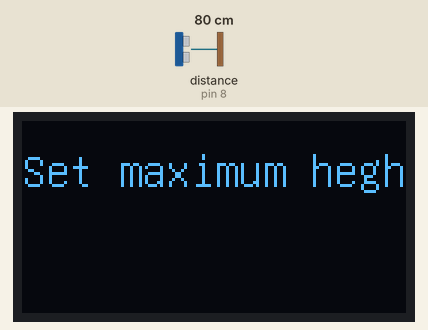
This sketch was run on a simulated Arduino Uno, built with avr-gcc and run on an emulated ATmega328P. Shown: 128×64 one-colour display. Wiring (inferred from the names in the program): ultrasonic range finder: trigger pin 7; echo pin 8. The test bench sets the inputs (shaded band); at power-on: distance to the obstacle (sensor on pin 8) 80 cm. The echo pulse lasts 58.3 µs per cm; what the sketch prints to the serial monitor is not drawn.

Above: at 0.5 s.
At 6.8 s:
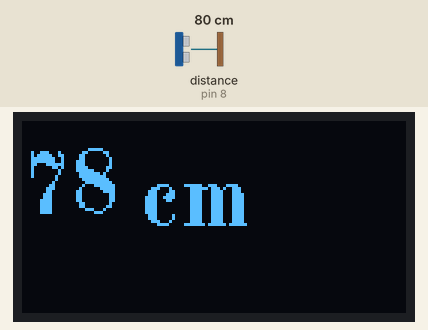
6.9 s: distance to the obstacle (sensor on pin 8) set to 60 cm
At 9.6 s:
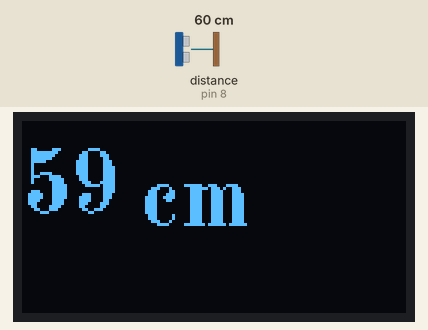
9.9 s: distance to the obstacle (sensor on pin 8) set to 2 cm
At 13.8 s:
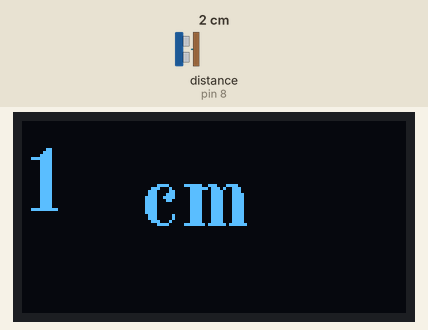
14.1 s: distance to the obstacle (sensor on pin 8) set to 4 cm
At 18.1 s:
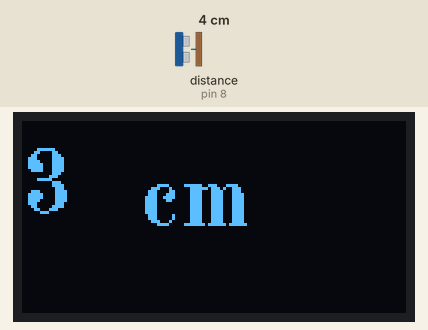
Timing chart, 0 to 19.6 s (numbered marks = the images above; inputs shaded):
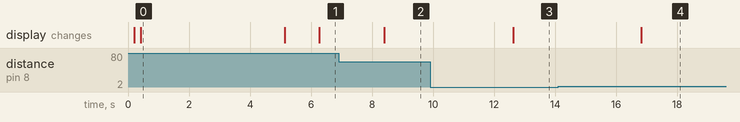

Measured:
- after the input at 6.9 s, the display: changes after 1.5 s (image 2)
- after the input at 9.9 s, the display: changes after 2.7 s (image 3)
- after the input at 14.1 s, the display: changes after 2.7 s (image 4)
- what the display in image 0 shows lasts 4.7 s, from 0.4 s to 5.1 s

The sketch:

heightMeasurement.ino
```cpp
#include "U8glib.h"
U8GLIB_SSD1306_128X64 u8g(U8G_I2C_OPT_NO_ACK);
int trigpin = 7;
int echopin = 8;
int duration;
int duration2;
int height;
float placing_height;
int obstruction;

void draw(int h) {
  // graphic commands to redraw the complete screen should be placed here
 // u8g.setFont(u8g_font_unifont);
  char cHeight[10];       // array of values that is required to make sure the OLED displays numbers.
  u8g.setFont(u8g_font_osb21);
  itoa(h,cHeight,10);
  u8g.drawStr( 0, 22,cHeight);
}

void setup() {
   // picture loop
  u8g.firstPage();
  do {
     u8g.setFont(u8g_font_unifont);
  //u8g.setFont(u8g_font_osb21);
  u8g.drawStr( 0, 22, "Height Measurement");
  } while( u8g.nextPage() );
  pinMode(trigpin, OUTPUT);
  pinMode(echopin, INPUT);
  Serial.begin(9600);
    u8g.firstPage();
  do {
     u8g.setFont(u8g_font_unifont);
  //u8g.setFont(u8g_font_osb21);
  u8g.drawStr( 0, 22, "Set maximum heght:");
  } while( u8g.nextPage() );
  delay(3000);
  digitalWrite(trigpin, LOW);
  delayMicroseconds(4);
  digitalWrite(trigpin, HIGH);
  delayMicroseconds(10);
  digitalWrite(trigpin,LOW);
  duration = pulseIn(echopin ,HIGH);
  placing_height = duration*0.034/2;
  delay(1500);
  Serial.println("placing_height: ");
  Serial.println(placing_height);
  u8g.firstPage();
  do {
     u8g.setFont(u8g_font_unifont);
  u8g.setPrintPos(0, 20);
  u8g.print("Maximum heght:");
  u8g.setPrintPos(0, 40);
  u8g.print(placing_height);
  } while( u8g.nextPage() );
  // assign default color value
  if ( u8g.getMode() == U8G_MODE_R3G3B2 ) {
    u8g.setColorIndex(255);     // white
  }
  else if ( u8g.getMode() == U8G_MODE_GRAY2BIT ) {
    u8g.setColorIndex(3);         // max intensity
  }
  else if ( u8g.getMode() == U8G_MODE_BW ) {
    u8g.setColorIndex(1);         // pixel on
  }
  else if ( u8g.getMode() == U8G_MODE_HICOLOR ) {
    u8g.setHiColorByRGB(255,255,255);
  }


}

void loop() {
  digitalWrite(trigpin, LOW);
  delayMicroseconds(4);
  digitalWrite(trigpin, HIGH);
  delayMicroseconds(10);
  digitalWrite(trigpin,LOW);
  duration2 = pulseIn(echopin ,HIGH);
  obstruction = duration2 * 0.034/2;
  Serial.println(obstruction);
  delay(1000);
  height = placing_height -  obstruction;
  height = placing_height - height;
  Serial.print("height: ");
  Serial.println(height);
  Serial.println("done");
  //delay(1000);
  // picture loop
u8g.firstPage();
  do {
     //u8g.setFont(u8g_font_unifont);
  u8g.setFont(u8g_font_osb21);
  u8g.setPrintPos(0, 30);
  u8g.print(height);
  u8g.setPrintPos(40, 35);
  u8g.print("cm");
  } while( u8g.nextPage() );

  // rebuild the picture after some delay
  //delay(50);
  delay(1000);
}
```
